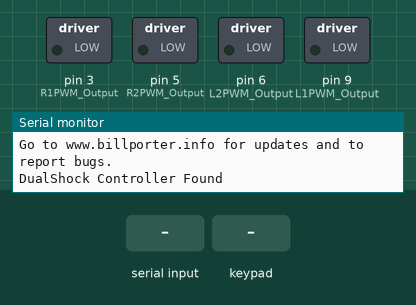
This sketch was run on a simulated Arduino Uno, built with avr-gcc and run on an emulated ATmega328P. Shown: switched loads named in the sketch (green lamp = pin HIGH), the last lines printed to the serial monitor. Inputs (shaded band) come from the test bench.

Above: at 1.4 s.
1.5 s: "50\n" received over Serial
At 2.2 s:
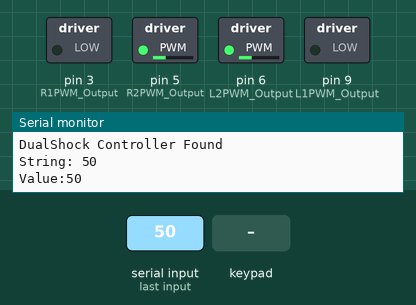
3.0 s: key 'U' pressed
4.5 s: key 'D' pressed
6.0 s: key 'L' pressed
Timing chart, 0 to 8.5 s (numbered marks = the images above; inputs shaded):
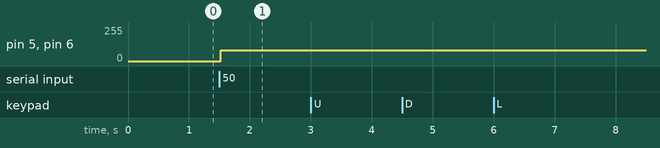

The sketch:

code_Car_PS.ino
```cpp
// #include <PS2X_lib.h>
#include <PS2X_lib.h>  //for v1.6
#define SPEED_1  80
#define SPEED_2  160
#define SPEED_3  200
#define SPEED_4  250

PS2X ps2x; // create PS2 Controller Class

//right now, the library does NOT support hot pluggable controllers, meaning
//you must always either restart your Arduino after you conect the controller,
//or call config_gamepad(pins) again after connecting the controller.
int error = 0;
byte type = 0;
byte vibrate = 0;


int R1PWM_Output = 3; // Arduino PWM output pin 5; connect to IBT-2 pin 1 (RPWM)
int R2PWM_Output = 5; // Arduino PWM output pin 6; connect to IBT-2 pin 2 (LPWM)

int L1PWM_Output = 9; // Arduino PWM output pin 5; connect to IBT-2 pin 1 (RPWM)
int L2PWM_Output = 6    ; // Arduino PWM output pin 6; connect to IBT-2 pin 2 (LPWM)


String inString = "";    // string to hold input
int motorPWM = 0;

int defaultSpeed = 80;
int leftAdd = 20;
void setup()
{
  Serial.begin(9600);
  pinMode(R1PWM_Output, OUTPUT);
  pinMode(R2PWM_Output, OUTPUT);

  pinMode(L1PWM_Output, OUTPUT);
  pinMode(L2PWM_Output, OUTPUT);

  //CHANGES for v1.6 HERE!!! **************PAY ATTENTION*************

 error = ps2x.config_gamepad(13,11,10,12, true, true);   //setup pins and settings:  GamePad(clock, command, attention, data, Pressures?, Rumble?) check for error

 if(error == 0){
   Serial.println("Found Controller, configured successful");
   Serial.println("Try out all the buttons, X will vibrate the controller, faster as you press harder;");
  Serial.println("holding L1 or R1 will print out the analog stick values.");
  Serial.println("Go to www.billporter.info for updates and to report bugs.");
 }

  else if(error == 1)
   Serial.println("No controller found, check wiring, see readme.txt to enable debug. visit www.billporter.info for troubleshooting tips");

  else if(error == 2)
   Serial.println("Controller found but not accepting commands. see readme.txt to enable debug. Visit www.billporter.info for troubleshooting tips");

  else if(error == 3)
   Serial.println("Controller refusing to enter Pressures mode, may not support it. ");

   //Serial.print(ps2x.Analog(1), HEX);

   type = ps2x.readType();
     switch(type) {
       case 0:
        Serial.println("Unknown Controller type");
       break;
       case 1:
        Serial.println("DualShock Controller Found");
       break;
       case 2:
         Serial.println("GuitarHero Controller Found");
       break;
     }
}


void loop()

{
    int readSerialValue(); // Function declaration
    int pwm = readSerialValue();
    if( pwm != -1){

       if( pwm > 255) pwm = 255;
       else if( pwm < -255) pwm = 0;

       motorPWM = pwm;
    }

    if( pwm == 50){

       motorPWM =defaultSpeed ;
       analogWrite(R1PWM_Output, 0);
       analogWrite(R2PWM_Output, motorPWM);

       analogWrite(L1PWM_Output, 0);
       analogWrite(L2PWM_Output, motorPWM);

    }else if(pwm == 150) {

       pwm =50;
       motorPWM =defaultSpeed ;

       analogWrite(R2PWM_Output, 0);
       analogWrite(R1PWM_Output, motorPWM);

       analogWrite(L2PWM_Output, 0);
       analogWrite(L1PWM_Output, motorPWM);

    }else if( pwm == 0){

       analogWrite(R1PWM_Output, 0);
       analogWrite(R2PWM_Output, motorPWM);

       analogWrite(L1PWM_Output, 0);
       analogWrite(L2PWM_Output, motorPWM);
    }
    // forward rotation

  //   analogWrite(RPWM_Output, 0);
  //   analogWrite(LPWM_Output, motorPWM);

  if(error == 1) //skip loop if no controller found
  return;

 if(type == 2){ //Guitar Hero Controller

 }
 else { //DualShock Controller

    ps2x.read_gamepad(false, vibrate);          //read controller and set large motor to spin at 'vibrate' speed

    if(ps2x.Button(PSB_START))                   //will be TRUE as long as button is pressed
         Serial.println("Start is being held");
    if(ps2x.Button(PSB_SELECT))
         Serial.println("Select is being held");


     if(ps2x.Button(PSB_PAD_UP)) {         //will be TRUE as long as button is pressed
         Serial.print("Up held this hard: ");
         Serial.println(ps2x.Analog(PSAB_PAD_UP), DEC);
         void runForward();
      }

      if(ps2x.Button(PSB_PAD_RIGHT)){
        Serial.print("Right held this hard: ");
        Serial.println(ps2x.Analog(PSAB_PAD_RIGHT), DEC);

        void turnRight();
      }
      if(ps2x.Button(PSB_PAD_LEFT)){
       Serial.print("LEFT held this hard: ");
        Serial.println(ps2x.Analog(PSAB_PAD_LEFT), DEC);

        void turnLeft();
      }
      if(ps2x.Button(PSB_PAD_DOWN)){
       Serial.print("DOWN held this hard: ");
       Serial.println(ps2x.Analog(PSAB_PAD_DOWN), DEC);
       void runBackward();
      }

     if(ps2x.ButtonReleased(PSB_PAD_UP) ||
        ps2x.ButtonReleased(PSB_PAD_DOWN) ||
        ps2x.ButtonReleased(PSB_PAD_LEFT) ||
        ps2x.ButtonReleased(PSB_PAD_RIGHT)){
            void stopRun();
        }

      vibrate = ps2x.Analog(PSAB_BLUE);        //this will set the large motor vibrate speed based on
                                              //how hard you press the blue (X) button

    if (ps2x.NewButtonState())               //will be TRUE if any button changes state (on to off, or off to on)
    {
        if(ps2x.Button(PSB_L3))
         Serial.println("L3 pressed");
        if(ps2x.Button(PSB_R3))
         Serial.println("R3 pressed");

        if(ps2x.Button(PSB_L1)){
           Serial.println("L1 pressed SPEED 1");
           defaultSpeed = SPEED_1;
        }

        if(ps2x.Button(PSB_L2)){
           Serial.println("L2 pressed SPEED 2");
           defaultSpeed = SPEED_2;
        }


        if(ps2x.Button(PSB_R1)){
           Serial.println("R1 pressed SPEED 3");
           defaultSpeed = SPEED_3;

        }

        if(ps2x.Button(PSB_R2)){
           Serial.println("R2 pressed SPEED 4");
           defaultSpeed = SPEED_4;

        }
        if(ps2x.Button(PSB_GREEN))
         Serial.println("Triangle pressed");

    }


    if(ps2x.ButtonPressed(PSB_RED))             //will be TRUE if button was JUST pressed
         Serial.println("Circle just pressed");

    if(ps2x.ButtonReleased(PSB_PINK))             //will be TRUE if button was JUST released
         Serial.println("Square just released");

    if(ps2x.NewButtonState(PSB_BLUE))            //will be TRUE if button was JUST pressed OR released
         Serial.println("X just changed");

 }


 delay(50);

}

int readSerialValue()
{
     int v= -1;
  // Read serial input:
  while (Serial.available() > 0) {
    int inChar = Serial.read();
    if (isDigit(inChar)) {
      // convert the incoming byte to a char
      // and add it to the string:
      inString += (char)inChar;
    }
    // if you get a newline, print the string,
    // then the string's value:
    if (inChar == '\n') {
      Serial.print("String: ");
      Serial.println(inString);
      v = inString.toInt();
      Serial.print("Value:");
      Serial.println(v);


      // clear the string for new input:
      inString = "";
    }
  }
   return v;
}
void runForward(){

       motorPWM =defaultSpeed ;
       analogWrite(R1PWM_Output, 0);
       analogWrite(R2PWM_Output, motorPWM);

       analogWrite(L1PWM_Output, 0);
       analogWrite(L2PWM_Output, motorPWM);

}
void runBackward(){

       motorPWM =defaultSpeed ;
       analogWrite(R2PWM_Output, 0);
       analogWrite(R1PWM_Output, motorPWM);

       analogWrite(L2PWM_Output, 0);
       analogWrite(L1PWM_Output, motorPWM);

}
void turnLeft(){

       motorPWM =defaultSpeed ;
       analogWrite(R1PWM_Output, 0);
       analogWrite(R2PWM_Output, motorPWM);

       analogWrite(L2PWM_Output, 0);
       analogWrite(L1PWM_Output, motorPWM+leftAdd);

}
void turnRight(){

       motorPWM =defaultSpeed ;
       analogWrite(R2PWM_Output, 0);
       analogWrite(R1PWM_Output, motorPWM);

       analogWrite(L1PWM_Output, 0);
       analogWrite(L2PWM_Output, motorPWM+leftAdd);

}
void stopRun(){
       motorPWM =0;
       analogWrite(R1PWM_Output, 0);
       analogWrite(R2PWM_Output, motorPWM);

       analogWrite(L1PWM_Output, 0);
       analogWrite(L2PWM_Output, motorPWM);
}
```

Measured:
- after the input at 1.5 s, pin 5 (R2PWM_Output), pin 6 (L2PWM_Output): 0/255 → 80/255 at once
